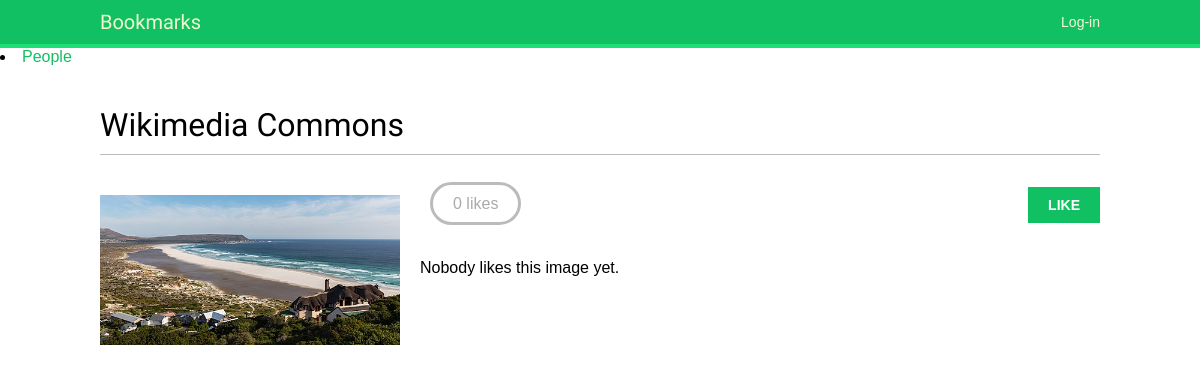
Screenshot of /images/detail/3/wikimedia-commons/ with the database file from the repository.
### images/models.py (models this page shows, shortened)
class Image(models.Model):
    user = models.ForeignKey(settings.AUTH_USER_MODEL, related_name='images_created', on_delete=models.CASCADE)
    title = models.CharField(max_length=200)
    slug = models.SlugField(max_length=200, blank=True)
    url = models.URLField(max_length=2000)
    image = models.ImageField(upload_to='images/%Y/%m/%d/')
    total_likes = models.PositiveIntegerField(default=0)
    description = models.TextField(blank=True)
    created = models.DateField(auto_now_add=True)
    users_like = models.ManyToManyField(settings.AUTH_USER_MODEL,related_name='images_liked',blank=True)
    class Meta:
        indexes = [
            models.Index(fields=['-created']),
            models.Index(fields=['-total_likes']),
        ]
        ordering = ['-created']

### images/views.py (the view)
# urls.py: path('detail/<int:id>/<slug:slug>/',views.image_detail, name='detail'),
def image_detail(request, id, slug):
    image = get_object_or_404(Image, id=id, slug=slug)
    return render(request,'images/image/detail.html',{'section': 'images','image': image})

### images/templates/images/image/detail.html (shortened to what this page needs)
{% extends "base.html" %}
{% block content %}
  <h1>{{ image.title }}</h1>
  {% load thumbnail %}
  <a href="{{ image.image.url }}">
    <img src="{% thumbnail image.image 300x0 %}" class="image-detail">
  </a>
  {% with total_likes=image.users_like.count users_like=image.users_like.all %}
    <div class="image-info">
      <div>
        <span class="count">
          <span class="total">{{ total_likes }}</span>
          like{{ total_likes|pluralize }}
        </span>
        <a href="#" data-id="{{ image.id }}" data-action="{% if request.user in users_like %}un{% endif %}like"
    class="like button">
          {% if request.user not in users_like %}
            Like
          {% else %}
            Unlike
          {% endif %}
        </a>
      </div>
    </div>
    <div class="image-likes">
      {% for user in users_like %}
        <div>
          {% if user.profile.photo %}
            <img src="{{ user.profile.photo.url }}">
          {% endif %}
          <p>{{ user.first_name }}</p>
        </div>
      {% empty %}
        Nobody likes this image yet.
      {% endfor %}
    </div>
  {% endwith %}
{% endblock %}

### account/static/css/base.css (style rules this page uses)
body { margin: 0; padding: 0; font-family: helvetica, sans-serif; }
a { color: #12c064; text-decoration: none; }
h1, h2, h3, h4, h5, h6 { font-family: 'Muli', sans-serif; font-weight: normal; }
h1 { border-bottom: 1px solid #bbb; padding: 0 0 10px 0; margin: 10px 0 20px 0; }
input[type=submit], a.button { font-weight: bold; background: #12c064; color: #fff; padding: 10px 20px; font-size: 14px; text-transform: uppercase; }
.image-preview, .image-detail { max-width: 300px; float: left; margin: 0 20px 20px 0; }
.image-detail { margin-top: 20px; }
.image-info div { padding: 20px 0; overflow: auto; }
.count { color: #aaa; border: 3px solid #bbb; border-radius: 26px; padding: 10px 20px; margin: 20px 10px 0; }
a.like, a.follow { float: right; margin-top: -8px; }

### rows the page displays
Image: title "Wikimedia Commons", image (picture)

### other values shown
{{ total_likes }} "0"
